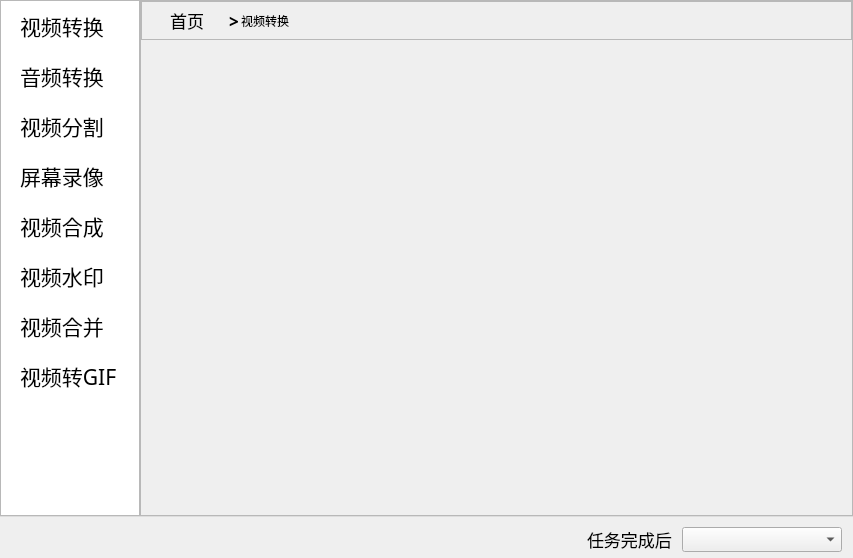
<?xml version="1.0" encoding="UTF-8"?>
<ui version="4.0">
 <class>AVMainWnd</class>
 <widget class="QWidget" name="AVMainWnd">
  <property name="geometry">
   <rect>
    <x>0</x>
    <y>0</y>
    <width>853</width>
    <height>558</height>
   </rect>
  </property>
  <property name="font">
   <font>
    <family>微软雅黑</family>
   </font>
  </property>
  <property name="windowTitle">
   <string>视频转换器</string>
  </property>
  <layout class="QVBoxLayout" name="verticalLayout">
   <property name="spacing">
    <number>0</number>
   </property>
   <property name="leftMargin">
    <number>0</number>
   </property>
   <property name="topMargin">
    <number>0</number>
   </property>
   <property name="rightMargin">
    <number>0</number>
   </property>
   <property name="bottomMargin">
    <number>0</number>
   </property>
   <item>
    <widget class="QFrame" name="verticalFrame">
     <layout class="QHBoxLayout" name="horizontalLayout_2">
      <property name="spacing">
       <number>0</number>
      </property>
      <property name="leftMargin">
       <number>0</number>
      </property>
      <property name="topMargin">
       <number>0</number>
      </property>
      <property name="rightMargin">
       <number>0</number>
      </property>
      <property name="bottomMargin">
       <number>0</number>
      </property>
      <item>
       <widget class="QListWidget" name="ListFunctionsWnd">
        <property name="sizePolicy">
         <sizepolicy hsizetype="Fixed" vsizetype="Expanding">
          <horstretch>0</horstretch>
          <verstretch>0</verstretch>
         </sizepolicy>
        </property>
        <property name="minimumSize">
         <size>
          <width>140</width>
          <height>0</height>
         </size>
        </property>
        <property name="maximumSize">
         <size>
          <width>140</width>
          <height>16777215</height>
         </size>
        </property>
        <property name="font">
         <font>
          <family>微软雅黑</family>
          <pointsize>16</pointsize>
         </font>
        </property>
        <property name="focusPolicy">
         <enum>Qt::NoFocus</enum>
        </property>
        <property name="styleSheet">
         <string notr="true">QListWidget::item {
	background-color: transparent;
    height: 50px;
    padding-left: 16px
}
QListWidget::item:hover {
	background-color: transparent;
	padding: 16px;
	border-left: 3px solid #aa557f;
}
QListWidget::item:selected {
	background-color: #55aaff;
	color: #FFFFFF;
	padding: 10px;
	border-left: 3px solid #aa557f;
}</string>
        </property>
        <property name="currentRow">
         <number>-1</number>
        </property>
        <item>
         <property name="text">
          <string>视频转换</string>
         </property>
        </item>
        <item>
         <property name="text">
          <string>音频转换</string>
         </property>
        </item>
        <item>
         <property name="text">
          <string>视频分割</string>
         </property>
        </item>
        <item>
         <property name="text">
          <string>屏幕录像</string>
         </property>
        </item>
        <item>
         <property name="text">
          <string>视频合成</string>
         </property>
        </item>
        <item>
         <property name="text">
          <string>视频水印</string>
         </property>
        </item>
        <item>
         <property name="text">
          <string>视频合并</string>
         </property>
        </item>
        <item>
         <property name="text">
          <string>视频转GIF</string>
         </property>
        </item>
       </widget>
      </item>
      <item>
       <widget class="QFrame" name="frame_2">
        <property name="frameShape">
         <enum>QFrame::StyledPanel</enum>
        </property>
        <property name="frameShadow">
         <enum>QFrame::Raised</enum>
        </property>
        <layout class="QVBoxLayout" name="verticalLayout_3">
         <property name="spacing">
          <number>0</number>
         </property>
         <property name="leftMargin">
          <number>0</number>
         </property>
         <property name="topMargin">
          <number>0</number>
         </property>
         <property name="rightMargin">
          <number>0</number>
         </property>
         <property name="bottomMargin">
          <number>0</number>
         </property>
         <item>
          <widget class="QFrame" name="frame_3">
           <property name="sizePolicy">
            <sizepolicy hsizetype="Preferred" vsizetype="Fixed">
             <horstretch>0</horstretch>
             <verstretch>0</verstretch>
            </sizepolicy>
           </property>
           <property name="frameShape">
            <enum>QFrame::StyledPanel</enum>
           </property>
           <property name="frameShadow">
            <enum>QFrame::Raised</enum>
           </property>
           <layout class="QHBoxLayout" name="horizontalLayout_3">
            <property name="spacing">
             <number>2</number>
            </property>
            <property name="leftMargin">
             <number>5</number>
            </property>
            <property name="topMargin">
             <number>2</number>
            </property>
            <property name="bottomMargin">
             <number>2</number>
            </property>
            <item>
             <widget class="QPushButton" name="pushButton_7">
              <property name="sizePolicy">
               <sizepolicy hsizetype="Fixed" vsizetype="Fixed">
                <horstretch>0</horstretch>
                <verstretch>0</verstretch>
               </sizepolicy>
              </property>
              <property name="minimumSize">
               <size>
                <width>40</width>
                <height>0</height>
               </size>
              </property>
              <property name="maximumSize">
               <size>
                <width>16777215</width>
                <height>16777215</height>
               </size>
              </property>
              <property name="font">
               <font>
                <family>微软雅黑</family>
                <pointsize>13</pointsize>
               </font>
              </property>
              <property name="text">
               <string>首页</string>
              </property>
              <property name="flat">
               <bool>true</bool>
              </property>
             </widget>
            </item>
            <item>
             <widget class="QLabel" name="label_2">
              <property name="sizePolicy">
               <sizepolicy hsizetype="Fixed" vsizetype="Preferred">
                <horstretch>0</horstretch>
                <verstretch>0</verstretch>
               </sizepolicy>
              </property>
              <property name="font">
               <font>
                <family>微软雅黑 Light</family>
                <pointsize>13</pointsize>
                <weight>75</weight>
                <bold>true</bold>
               </font>
              </property>
              <property name="text">
               <string>&gt;</string>
              </property>
             </widget>
            </item>
            <item>
             <widget class="QLabel" name="labelTitle">
              <property name="text">
               <string>视频转换</string>
              </property>
             </widget>
            </item>
           </layout>
          </widget>
         </item>
         <item>
          <widget class="QStackedWidget" name="stackedWidget"/>
         </item>
        </layout>
       </widget>
      </item>
     </layout>
    </widget>
   </item>
   <item>
    <widget class="QFrame" name="horizontalFrame">
     <property name="sizePolicy">
      <sizepolicy hsizetype="Preferred" vsizetype="Fixed">
       <horstretch>0</horstretch>
       <verstretch>0</verstretch>
      </sizepolicy>
     </property>
     <property name="styleSheet">
      <string notr="true">#horizontalFrame{
	border-right:0px solid #DDDDDD;
	border-top:1px solid #DDDDDD;
}</string>
     </property>
     <layout class="QHBoxLayout" name="horizontalLayout">
      <property name="spacing">
       <number>10</number>
      </property>
      <property name="topMargin">
       <number>10</number>
      </property>
      <property name="bottomMargin">
       <number>6</number>
      </property>
      <item>
       <spacer name="horizontalSpacer">
        <property name="orientation">
         <enum>Qt::Horizontal</enum>
        </property>
        <property name="sizeHint" stdset="0">
         <size>
          <width>40</width>
          <height>20</height>
         </size>
        </property>
       </spacer>
      </item>
      <item>
       <widget class="QLabel" name="label">
        <property name="font">
         <font>
          <family>微软雅黑</family>
          <pointsize>13</pointsize>
         </font>
        </property>
        <property name="text">
         <string>任务完成后</string>
        </property>
       </widget>
      </item>
      <item>
       <widget class="QComboBox" name="comboBox">
        <property name="sizePolicy">
         <sizepolicy hsizetype="Fixed" vsizetype="Fixed">
          <horstretch>0</horstretch>
          <verstretch>0</verstretch>
         </sizepolicy>
        </property>
        <property name="minimumSize">
         <size>
          <width>160</width>
          <height>25</height>
         </size>
        </property>
        <property name="maximumSize">
         <size>
          <width>200</width>
          <height>25</height>
         </size>
        </property>
        <property name="font">
         <font>
          <family>微软雅黑</family>
          <pointsize>13</pointsize>
         </font>
        </property>
       </widget>
      </item>
     </layout>
    </widget>
   </item>
  </layout>
 </widget>
 <layoutdefault spacing="6" margin="11"/>
 <resources/>
 <connections/>
</ui>
